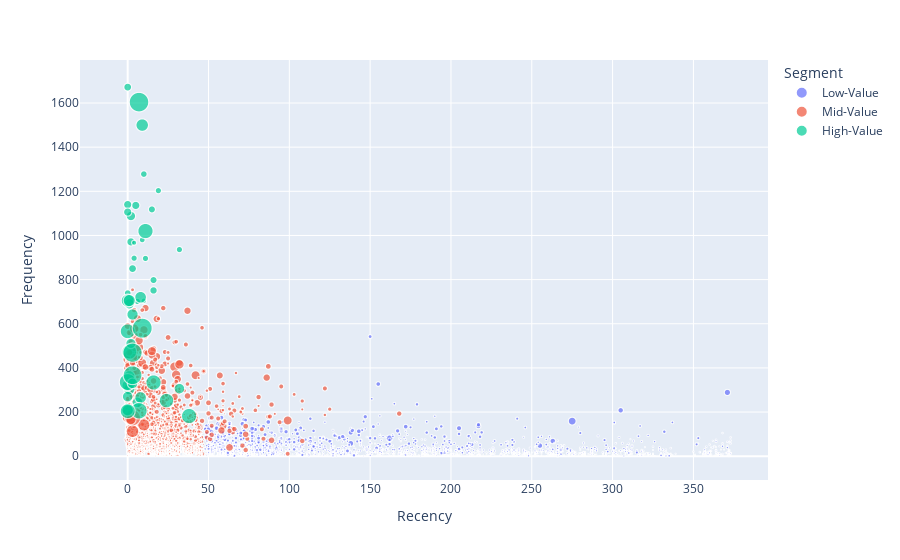

The notebook cell saved with this chart:
### Code cell
fig = px.scatter(df_graph,x='Recency',y='Frequency', color="Segment",
                 size='TotalPrice', hover_data=['TotalPrice'])
fig.show()

### Figure 1 — Plotly figure (JSON) as saved in the notebook; plotly's stock layout.template omitted (floating-point values rounded to 4 significant figures; data arrays with more than 128 entries replaced by an {"elided": "..."} marker saying what was removed)
{"data": [{"customdata": {"elided": "1913x1 float values"}, "hovertemplate": "Segment=Low-Value<br>Recency=%{x}<br>Frequency=%{y}<br>TotalPrice=%{customdata[0]}<extra></extra>", "legendgroup": "Low-Value", "marker": {"color": "#636efa", "size": {"elided": "1913 float values"}, "sizemode": "area", "sizeref": 123.8, "symbol": "circle"}, "mode": "markers", "name": "Low-Value", "showlegend": true, "type": "scattergl", "x": {"elided": "1913 int values"}, "xaxis": "x", "y": {"elided": "1913 int values"}, "yaxis": "y"}, {"customdata": {"elided": "1910x1 float values"}, "hovertemplate": "Segment=Mid-Value<br>Recency=%{x}<br>Frequency=%{y}<br>TotalPrice=%{customdata[0]}<extra></extra>", "legendgroup": "Mid-Value", "marker": {"color": "#EF553B", "size": {"elided": "1910 float values"}, "sizemode": "area", "sizeref": 123.8, "symbol": "circle"}, "mode": "markers", "name": "Mid-Value", "showlegend": true, "type": "scattergl", "x": {"elided": "1910 int values"}, "xaxis": "x", "y": {"elided": "1910 int values"}, "yaxis": "y"}, {"customdata": [[5349.0], [8791.0], [4604.0], [5651.0], [8508.0], [4802.0], [3671.0], [8021.0], [6315.0], [4691.0], [4753.0], [5856.0], [6635.0], [10640.0], [5044.0], [4154.0], [7831.0], [7429.0], [3650.0], [8215.0], [3055.0], [29640.0], [27290.0], [15390.0], [14360.0], [13530.0], [25630.0], [16590.0], [28840.0], [16360.0], [16490.0], [33400.0], [13110.0], [13230.0], [15610.0], [15770.0], [34890.0], [14030.0], [15630.0], [27220.0], [13630.0], [27400.0], [16590.0], [28240.0], [19510.0], [20370.0], [18130.0], [44970.0], [43900.0], [49510.0], [48260.0]], "hovertemplate": "Segment=High-Value<br>Recency=%{x}<br>Frequency=%{y}<br>TotalPrice=%{customdata[0]}<extra></extra>", "legendgroup": "High-Value", "marker": {"color": "#00cc96", "size": [5349.0, 8791.0, 4604.0, 5651.0, 8508.0, 4802.0, 3671.0, 8021.0, 6315.0, 4691.0, 4753.0, 5856.0, 6635.0, 10640.0, 5044.0, 4154.0, 7831.0, 7429.0, 3650.0, 8215.0, 3055.0, 29640.0, 27290.0, 15390.0, 14360.0, 13530.0, 25630.0, 16590.0, 28840.0, 16360.0, 16490.0, 33400.0, 13110.0, 13230.0, 15610.0, 15770.0, 34890.0, 14030.0, 15630.0, 27220.0, 13630.0, 27400.0, 16590.0, 28240.0, 19510.0, 20370.0, 18130.0, 44970.0, 43900.0, 49510.0, 48260.0], "sizemode": "area", "sizeref": 123.8, "symbol": "circle"}, "mode": "markers", "name": "High-Value", "showlegend": true, "type": "scattergl", "x": [0, 5, 4, 10, 2, 11, 3, 0, 15, 19, 6, 16, 16, 2, 32, 9, 3, 0, 10, 0, 4, 38, 1, 1, 32, 6, 24, 8, 16, 1, 0, 7, 1, 2, 0, 3, 0, 0, 0, 0, 3, 0, 8, 11, 9, 0, 1, 3, 3, 9, 7], "xaxis": "x", "y": [739, 1136, 897, 1278, 971, 896, 706, 1140, 1118, 1203, 701, 798, 751, 1088, 936, 980, 850, 1672, 704, 1106, 967, 182, 473, 363, 306, 244, 252, 266, 334, 304, 321, 206, 690, 511, 210, 642, 336, 270, 208, 204, 330, 566, 720, 1020, 1500, 705, 705, 469, 367, 580, 1604], "yaxis": "y"}], "layout": {"legend": {"itemsizing": "constant", "title": {"text": "Segment"}, "tracegroupgap": 0}, "margin": {"t": 60}, "xaxis": {"anchor": "y", "domain": [0, 1], "title": {"text": "Recency"}}, "yaxis": {"anchor": "x", "domain": [0, 1], "title": {"text": "Frequency"}}}}
